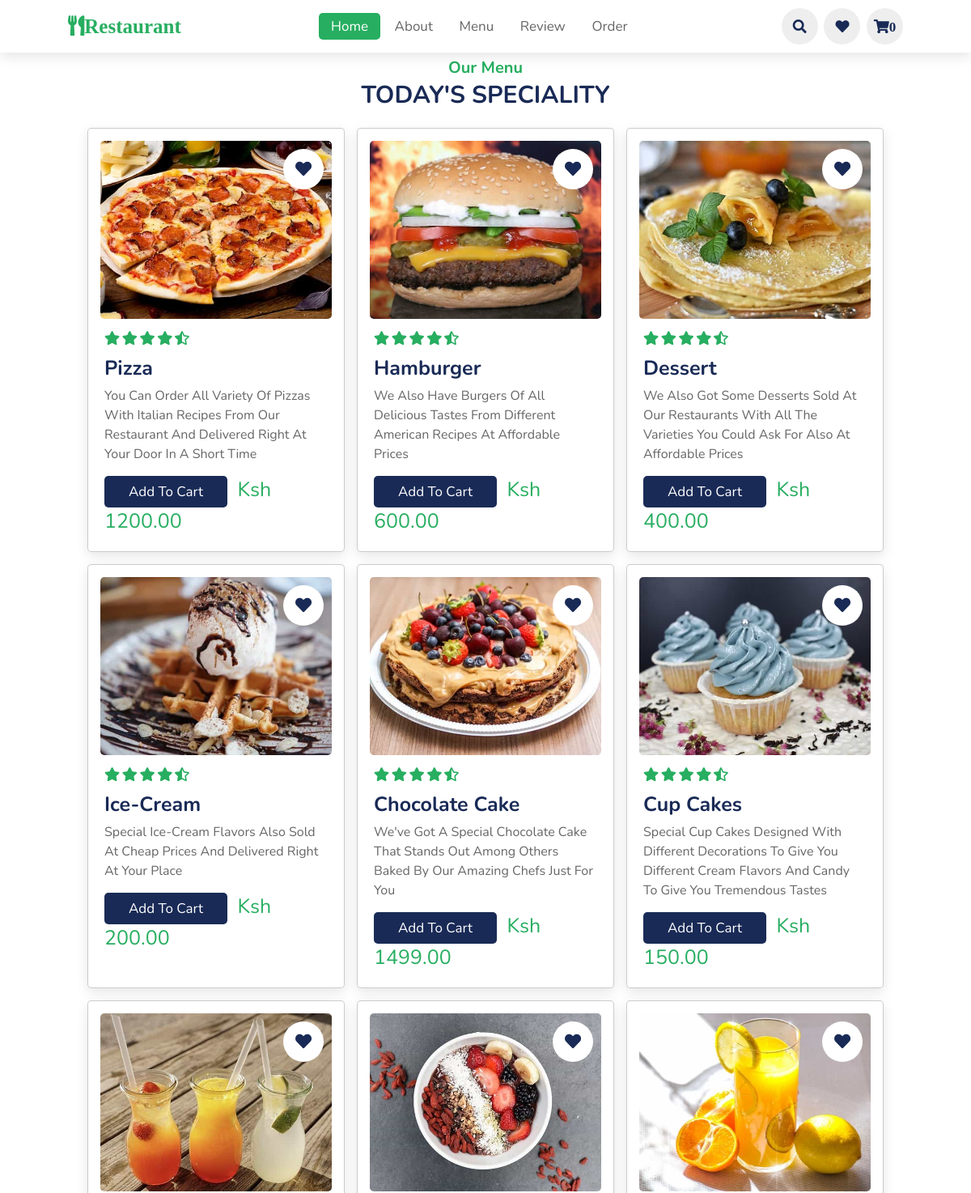
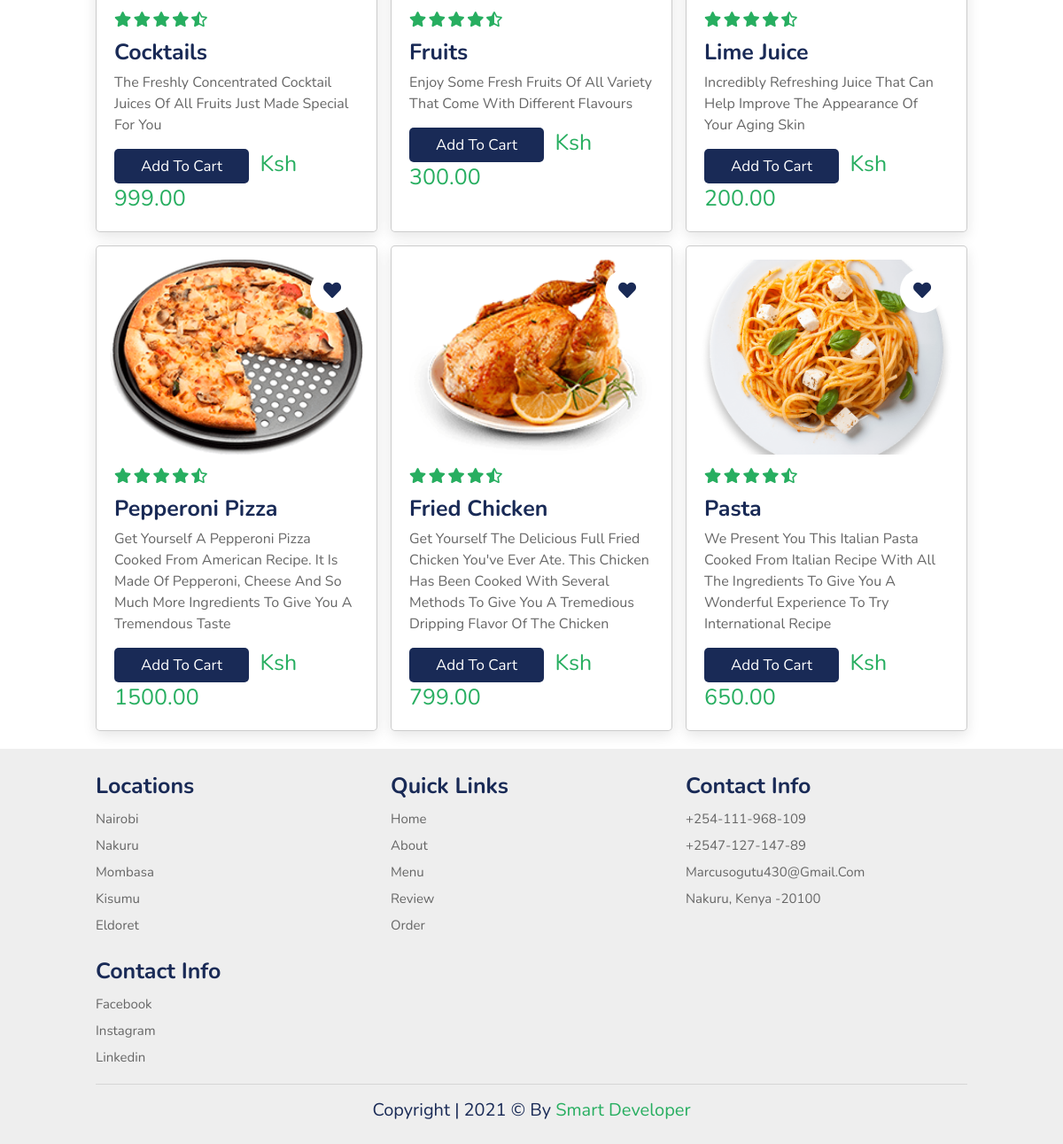
The app's page /menu/ with its own data (2 pictures, top to bottom).
### order/models.py (models this page shows, shortened)
class Food(models.Model):
    name = models.CharField(max_length=200, null=True)
    price = models.FloatField()
    digital = models.BooleanField(default=False, null=True, blank=False)
    description = models.TextField(max_length=1000, null=True, blank=True)
    image = models.ImageField(upload_to='images/', null=True, blank=True)
    @property
    def imageURL(self):
        if self.image and hasattr(self.image, 'url'):
            return self.image.url
        else:
            return '/path/to/default/image'

### order/views.py (the view)
# urls.py: path('menu/', views.menu, name="menu"),
def menu(request):
    if request.user.is_authenticated:
        client = request.user.client
        order, created = Order.objects.get_or_create(client=client, complete=False)
        items = order.orderitem_set.all()
        cartItems = order.get_cart_items
    else:
        items = []
        order = {'get_cart_total': 0, 'get_cart_items': 0, 'shipping': False}
        cartItems = order['get_cart_items']
    food = Food.objects.all()
    context = {'food': food, 'cartItems': cartItems}
    return render(request, 'order/menu.html', context)

### order/templates/order/menu.html (shortened to what this page needs)
<!DOCTYPE html>
{% extends 'order/index.html' %}
{% load static %}
    {% block content %}
    <section class="menu">
        <h3 class="sub-heading"> our menu </h3>
        <h1 class="heading"> today's speciality </h1>
        <div class="box-container">
            {% for foods in food %}
            <div class="box">
                <div class="image">
                    <img src="{{foods.imageURL}}" alt="">
                    <a href="#" class="fas fa-heart"></a>
                </div>
                <div class="content">
                    <div class="stars">
                        <i class="fas fa-star"></i>
                        <i class="fas fa-star"></i>
                        <i class="fas fa-star"></i>
                        <i class="fas fa-star"></i>
                        <i class="fas fa-star-half-alt"></i>
                    </div>
                    <h3>{{foods.name}}</h3>
                    <p>{{foods.description}}</p>
                    <button data-product={{foods.id}} data-action="add" class="btn add-btn update-cart">add
                        to cart</button>
                    <span class="price">Ksh {{foods.price|floatformat:2}}</span>
                </div>
            </div>
            {% endfor %}
        </div>
    </section>
    {% endblock content %}

### order/templates/order/index.html (shortened to what this page needs)
<!DOCTYPE html>
{% load static %}
<html lang="en">
<head>
    <link rel="stylesheet" type="text/css" href="{% static 'css/style.css' %}">
    <link rel="stylesheet" href="https://unpkg.com/swiper@7/swiper-bundle.min.css" />
    <link rel="stylesheet" href="https://cdnjs.cloudflare.com/ajax/libs/font-awesome/5.15.4/css/all.min.css">
</head>
<body>
    <header>
        <a href="#" class="logo"><i class="fas fa-utensils">Restaurant</i></a>
        <nav class="navbar">
            <a class="active" href="{% url 'index' %}">Home</a>
            <a href="{% url 'about' %}">About</a>
            <a href="{% url 'menu' %}">Menu</a>
            <a href="{% url 'review' %}">Review</a>
            <a href="{% url 'order' %}">Order</a>
        </nav>
        <div class="icons">
            <i class="fas fa-search" id="search-icon"></i>
            <a href="#" class="fas fa-heart"></a>
            <a href="{% url 'cart' %}" class="fas fa-shopping-cart">{{cartItems}}</a>
        </div>
    </header>
    {% block content %}{% endblock content %}
    <section class="footer">
        <div class="box-container">
            <div class="box">
                <h3>locations</h3>
                <a href="#">nairobi</a>
                <a href="#">nakuru</a>
                <a href="#">mombasa</a>
                <a href="#">kisumu</a>
                <a href="#">eldoret</a>
            </div>
            <div class="box">
                <h3>quick links</h3>
                <a href="{% url 'index' %}">home</a>
                <a href="{% url 'about' %}">about</a>
                <a href="{% url 'menu' %}">menu</a>
                <a href="{% url 'review' %}">review</a>
                <a href="{% url 'order' %}">order</a>
            </div>
            <div class="box">
                <h3>contact info</h3>
                <a href="#">+254-111-968-109</a>
                <a href="#">+2547-127-147-89</a>
                <a href="#">marcusogutu430@gmail.com</a>
                <a href="#">nakuru, kenya -20100</a>
            </div>
            <div class="box">
                <h3>contact info</h3>
                <a href="#">facebook</a>
                <a href="#">instagram</a>
                <a href="#">linkedin</a>
            </div>
        </div>
        <div class="credit"> copyright | 2021 &copy; by <span>smart developer</span> </div>
    </section>
</body>
</html>

### static/css/style.css (style rules this page uses)
:root { --green: #27ae60; --black: #192a56; --light-color: #666; --box-shadow: 0 .5rem 1.5rem rgba(0,0,0,.1); }
* { font-family: 'Nunito', sans-serif; margin: 0; padding: 0; box-sizing: border-box; text-decoration: none; outline: none; border: none; text-transform: capitalize; transition: all .2s linear; }
html { font-size: 62.5%; overflow-x: hidden; scroll-padding-top: 5.5rem; scroll-behavior: smooth; }
section { padding: 2rem 9%; }
section:nth-child(even) { background: #eee; }
.sub-heading { text-align: center; color: var(--green); font-size: 2rem; padding-top: 5rem; }
.heading { text-align: center; color: var(--black); font-size: 3rem; padding-bottom: 2rem; text-transform: uppercase; }
.btn { margin-top: 1rem; display: inline-block; font-size: 1.7rem; color: #fff; background: var(--black); border-radius: .5rem; cursor: pointer; padding: .8rem 3rem; }
header { position: fixed; top: 0; left: 0; right: 0; background: #fff; padding: 1rem 7%; display: flex; align-items: center; justify-content: space-between; z-index: 1000; box-shadow: var(--box-shadow); }
header .logo { color: var(--black); font-size: 2.5rem; font-weight: bolder; }
header .logo i { color: var(--green); }
header .navbar a { font-size: 1.7rem; border-radius: .5rem; padding: .5rem 1.5rem; color: var(--light-color); }
header .navbar a.active, header .navbar a:hover { color: #fff; background: var(--green); }
header .icons i, header .icons a { cursor: pointer; margin-left: .5rem; height: 4.5rem; line-height: 4.5rem; width: 4.5rem; text-align: center; font-size: 1.7rem; color: var(--black); border-radius: 50%; background: #eee; }
.menu .box-container { display: grid; grid-template-columns: repeat(auto-fit, minmax(30rem, 1fr)); gap: 1.5rem; }
.menu .box-container .box { background: #fff; border: .1rem solid rgba(0,0,0,.2); border-radius: .5rem; box-shadow: var(--box-shadow); }
.menu .box-container .box .image { height: 25rem; width: 100%; padding: 1.5rem; overflow: hidden; position: relative; }
.menu .box-container .box .image img { height: 100%; width: 100%; border-radius: .5rem; object-fit: cover; }
.menu .box-container .box .image .fa-heart { position: absolute; top: 2.5rem; right: 2.5rem; height: 5rem; width: 5rem; line-height: 5rem; text-align: center; font-size: 2rem; background: #fff; border-radius: 50%; color: var(--black); }
.menu .box-container .box .content { padding: 2rem; padding-top: 0; }
.menu .box-container .box .content .stars { padding-bottom: 1rem; }
.menu .box-container .box .content .stars i { font-size: 1.7rem; color: var(--green); }
.menu .box-container .box .content h3 { color: var(--black); font-size: 2.5rem; }
.menu .box-container .box .content p { color: var(--light-color); font-size: 1.6rem; padding: .5rem 0; line-height: 1.5; }
.menu .box-container .box .content .price { color: var(--green); margin-left: 1rem; font-size: 2.5rem; }
.footer .box-container { display: grid; grid-template-columns: repeat(auto-fit, minmax(25rem, 1fr)); gap: 1.5rem; }
.footer .box-container .box h3 { padding: .5rem 0; font-size: 2.5rem; color: var(--black); }
.footer .box-container .box a { display: block; padding: .5rem 0; font-size: 1.5rem; color: var(--light-color); }
.footer .credit { text-align: center; border-top: .1rem solid rgba(0,0,0,.1); font-size: 2rem; color: var(--black); padding: .5rem; padding-top: 1.5rem; margin-top: 1.5rem; }
.footer .credit span { color: var(--green); }

### records on screen
Food: imageURL (picture), name "Pizza", description "You Can Order All Variety Of Pizzas With Italian Recipes From Our Restaurant And Delivered Right At Your Door In A Short Time", price "1200.00"
Food: imageURL (picture), name "Hamburger", description "We Also Have Burgers Of All Delicious Tastes From Different American Recipes At Affordable Prices", price "600.00"
Food: imageURL (picture), name "Dessert", description "We Also Got Some Desserts Sold At Our Restaurants With All The Varieties You Could Ask For Also At Affordable Prices", price "400.00"
Food: imageURL (picture), name "Ice-Cream", description "Special Ice-Cream Flavors Also Sold At Cheap Prices And Delivered Right At Your Place", price "200.00"
Food: imageURL (picture), name "Chocolate Cake", description "We've Got A Special Chocolate Cake That Stands Out Among Others Baked By Our Amazing Chefs Just For You", price "1499.00"
Food: imageURL (picture), name "Cup Cakes", description "Special Cup Cakes Designed With Different Decorations To Give You Different Cream Flavors And Candy To Give You Tremendous Tastes", price "150.00"
Food: imageURL (picture), name "Cocktails", description "The Freshly Concentrated Cocktail Juices Of All Fruits Just Made Special For You", price "999.00"
Food: imageURL (picture), name "Fruits", description "Enjoy Some Fresh Fruits Of All Variety That Come With Different Flavours", price "300.00"
Food: imageURL (picture), name "Lime Juice", description "Incredibly Refreshing Juice That Can Help Improve The Appearance Of Your Aging Skin", price "200.00"
Food: imageURL (picture), name "Pepperoni Pizza", description "Get Yourself A Pepperoni Pizza Cooked From American Recipe. It Is Made Of Pepperoni, Cheese And So Much More Ingredients To Give You A Tremendous Taste", price "1500.00"
Food: imageURL (picture), name "Fried Chicken", description "Get Yourself The Delicious Full Fried Chicken You've Ever Ate. This Chicken Has Been Cooked With Several Methods To Give You A Tremedious Dripping Flavor Of The Chicken", price "799.00"
Food: imageURL (picture), name "Pasta", description "We Present You This Italian Pasta Cooked From Italian Recipe With All The Ingredients To Give You A Wonderful Experience To Try International Recipe", price "650.00"

### other values on screen
{{ cartItems }} "0"
